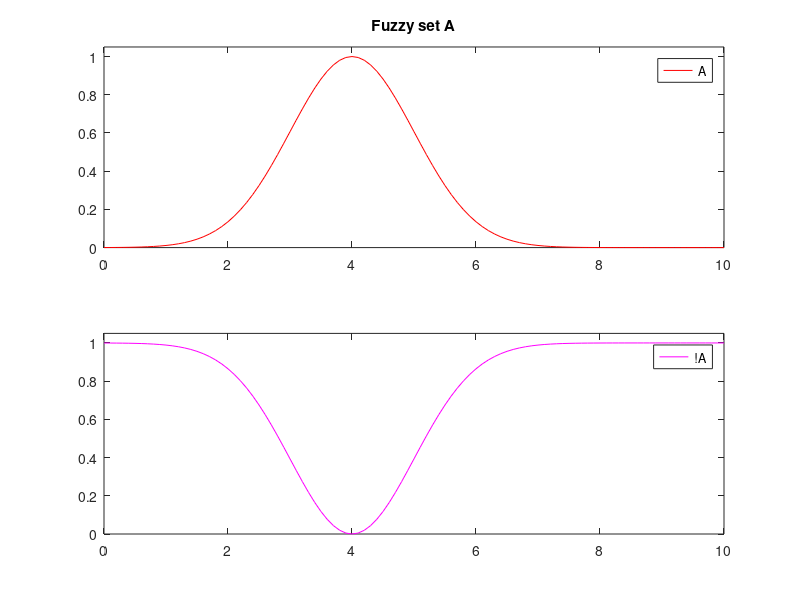

The MATLAB script that drew this image:
close all;
x=(0:0.1:10);
m1=gaussmf(x,[1 4]);
m_not=1-m1;
hold on
subplot(2,1,1)
plot(x,m1,'r')
hold off
axis([0 10 0 1.05]);
legend('A');
title('Fuzzy set A')
subplot(2,1,2);
plot(x, m_not,'m')
axis([0 10 0 1.05]);
legend('!A');